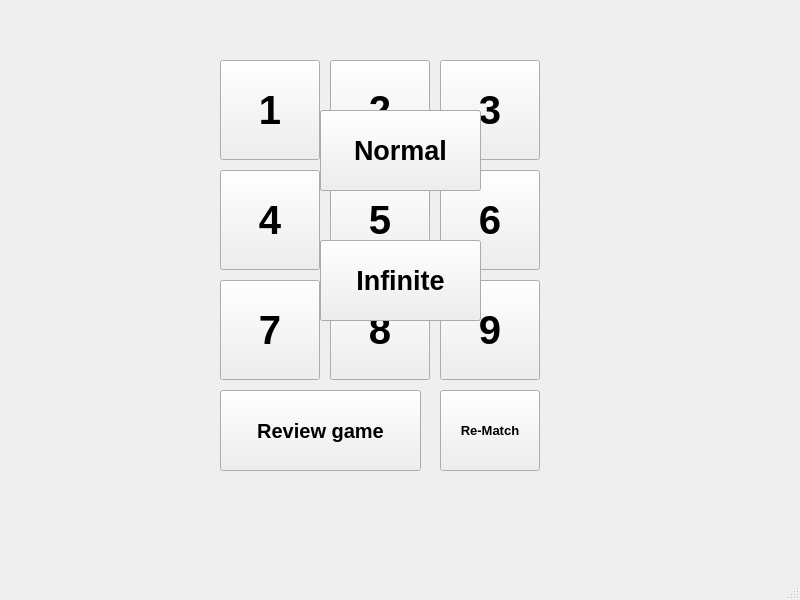
<?xml version="1.0" encoding="UTF-8"?>
<ui version="4.0">
 <class>MainWindow</class>
 <widget class="QMainWindow" name="MainWindow">
  <property name="geometry">
   <rect>
    <x>0</x>
    <y>0</y>
    <width>800</width>
    <height>600</height>
   </rect>
  </property>
  <property name="windowTitle">
   <string>MainWindow</string>
  </property>
  <widget class="QWidget" name="centralwidget">
   <widget class="QPushButton" name="PvP_Button">
    <property name="enabled">
     <bool>true</bool>
    </property>
    <property name="geometry">
     <rect>
      <x>320</x>
      <y>110</y>
      <width>161</width>
      <height>81</height>
     </rect>
    </property>
    <property name="text">
     <string>PvP</string>
    </property>
    <property name="autoDefault">
     <bool>false</bool>
    </property>
    <property name="default">
     <bool>false</bool>
    </property>
    <property name="flat">
     <bool>false</bool>
    </property>
   </widget>
   <widget class="QPushButton" name="PvAI_Button">
    <property name="enabled">
     <bool>true</bool>
    </property>
    <property name="geometry">
     <rect>
      <x>320</x>
      <y>240</y>
      <width>161</width>
      <height>81</height>
     </rect>
    </property>
    <property name="text">
     <string>PvAI</string>
    </property>
   </widget>
   <widget class="QPushButton" name="normal_Button">
    <property name="enabled">
     <bool>true</bool>
    </property>
    <property name="geometry">
     <rect>
      <x>320</x>
      <y>110</y>
      <width>161</width>
      <height>81</height>
     </rect>
    </property>
    <property name="font">
     <font>
      <pointsize>20</pointsize>
      <bold>true</bold>
     </font>
    </property>
    <property name="text">
     <string>Normal</string>
    </property>
    <property name="autoDefault">
     <bool>false</bool>
    </property>
    <property name="default">
     <bool>false</bool>
    </property>
    <property name="flat">
     <bool>false</bool>
    </property>
   </widget>
   <widget class="QPushButton" name="infinite_Button">
    <property name="enabled">
     <bool>true</bool>
    </property>
    <property name="geometry">
     <rect>
      <x>320</x>
      <y>240</y>
      <width>161</width>
      <height>81</height>
     </rect>
    </property>
    <property name="font">
     <font>
      <pointsize>20</pointsize>
      <bold>true</bold>
     </font>
    </property>
    <property name="text">
     <string>Infinite</string>
    </property>
   </widget>
   <widget class="QPushButton" name="grid0">
    <property name="enabled">
     <bool>true</bool>
    </property>
    <property name="geometry">
     <rect>
      <x>220</x>
      <y>60</y>
      <width>100</width>
      <height>100</height>
     </rect>
    </property>
    <property name="font">
     <font>
      <pointsize>30</pointsize>
      <bold>true</bold>
      <underline>false</underline>
     </font>
    </property>
    <property name="autoFillBackground">
     <bool>false</bool>
    </property>
    <property name="text">
     <string>1</string>
    </property>
    <property name="checkable">
     <bool>false</bool>
    </property>
    <property name="autoDefault">
     <bool>false</bool>
    </property>
    <property name="default">
     <bool>false</bool>
    </property>
    <property name="flat">
     <bool>false</bool>
    </property>
   </widget>
   <widget class="QPushButton" name="grid1">
    <property name="enabled">
     <bool>true</bool>
    </property>
    <property name="geometry">
     <rect>
      <x>330</x>
      <y>60</y>
      <width>100</width>
      <height>100</height>
     </rect>
    </property>
    <property name="font">
     <font>
      <pointsize>30</pointsize>
      <bold>true</bold>
     </font>
    </property>
    <property name="text">
     <string>2</string>
    </property>
    <property name="autoDefault">
     <bool>false</bool>
    </property>
    <property name="default">
     <bool>false</bool>
    </property>
    <property name="flat">
     <bool>false</bool>
    </property>
   </widget>
   <widget class="QPushButton" name="grid2">
    <property name="enabled">
     <bool>true</bool>
    </property>
    <property name="geometry">
     <rect>
      <x>440</x>
      <y>60</y>
      <width>100</width>
      <height>100</height>
     </rect>
    </property>
    <property name="font">
     <font>
      <pointsize>30</pointsize>
      <bold>true</bold>
     </font>
    </property>
    <property name="text">
     <string>3</string>
    </property>
    <property name="autoDefault">
     <bool>false</bool>
    </property>
    <property name="default">
     <bool>false</bool>
    </property>
    <property name="flat">
     <bool>false</bool>
    </property>
   </widget>
   <widget class="QPushButton" name="grid3">
    <property name="enabled">
     <bool>true</bool>
    </property>
    <property name="geometry">
     <rect>
      <x>220</x>
      <y>170</y>
      <width>100</width>
      <height>100</height>
     </rect>
    </property>
    <property name="font">
     <font>
      <pointsize>30</pointsize>
      <bold>true</bold>
     </font>
    </property>
    <property name="text">
     <string>4</string>
    </property>
    <property name="autoDefault">
     <bool>false</bool>
    </property>
    <property name="default">
     <bool>false</bool>
    </property>
    <property name="flat">
     <bool>false</bool>
    </property>
   </widget>
   <widget class="QPushButton" name="grid5">
    <property name="enabled">
     <bool>true</bool>
    </property>
    <property name="geometry">
     <rect>
      <x>440</x>
      <y>170</y>
      <width>100</width>
      <height>100</height>
     </rect>
    </property>
    <property name="font">
     <font>
      <pointsize>30</pointsize>
      <bold>true</bold>
     </font>
    </property>
    <property name="text">
     <string>6</string>
    </property>
    <property name="autoDefault">
     <bool>false</bool>
    </property>
    <property name="default">
     <bool>false</bool>
    </property>
    <property name="flat">
     <bool>false</bool>
    </property>
   </widget>
   <widget class="QPushButton" name="grid4">
    <property name="enabled">
     <bool>true</bool>
    </property>
    <property name="geometry">
     <rect>
      <x>330</x>
      <y>170</y>
      <width>100</width>
      <height>100</height>
     </rect>
    </property>
    <property name="font">
     <font>
      <pointsize>30</pointsize>
      <bold>true</bold>
     </font>
    </property>
    <property name="text">
     <string>5</string>
    </property>
    <property name="autoDefault">
     <bool>false</bool>
    </property>
    <property name="default">
     <bool>false</bool>
    </property>
    <property name="flat">
     <bool>false</bool>
    </property>
   </widget>
   <widget class="QPushButton" name="grid6">
    <property name="enabled">
     <bool>true</bool>
    </property>
    <property name="geometry">
     <rect>
      <x>220</x>
      <y>280</y>
      <width>100</width>
      <height>100</height>
     </rect>
    </property>
    <property name="font">
     <font>
      <pointsize>30</pointsize>
      <bold>true</bold>
     </font>
    </property>
    <property name="text">
     <string>7</string>
    </property>
    <property name="autoDefault">
     <bool>false</bool>
    </property>
    <property name="default">
     <bool>false</bool>
    </property>
    <property name="flat">
     <bool>false</bool>
    </property>
   </widget>
   <widget class="QPushButton" name="grid8">
    <property name="enabled">
     <bool>true</bool>
    </property>
    <property name="geometry">
     <rect>
      <x>440</x>
      <y>280</y>
      <width>100</width>
      <height>100</height>
     </rect>
    </property>
    <property name="font">
     <font>
      <pointsize>30</pointsize>
      <bold>true</bold>
     </font>
    </property>
    <property name="text">
     <string>9</string>
    </property>
    <property name="autoDefault">
     <bool>false</bool>
    </property>
    <property name="default">
     <bool>false</bool>
    </property>
    <property name="flat">
     <bool>false</bool>
    </property>
   </widget>
   <widget class="QPushButton" name="grid7">
    <property name="enabled">
     <bool>true</bool>
    </property>
    <property name="geometry">
     <rect>
      <x>330</x>
      <y>280</y>
      <width>100</width>
      <height>100</height>
     </rect>
    </property>
    <property name="font">
     <font>
      <pointsize>30</pointsize>
      <bold>true</bold>
     </font>
    </property>
    <property name="text">
     <string>8</string>
    </property>
    <property name="autoDefault">
     <bool>false</bool>
    </property>
    <property name="default">
     <bool>false</bool>
    </property>
    <property name="flat">
     <bool>false</bool>
    </property>
   </widget>
   <widget class="QPushButton" name="showHistory">
    <property name="enabled">
     <bool>true</bool>
    </property>
    <property name="geometry">
     <rect>
      <x>220</x>
      <y>390</y>
      <width>201</width>
      <height>81</height>
     </rect>
    </property>
    <property name="font">
     <font>
      <pointsize>15</pointsize>
      <bold>true</bold>
     </font>
    </property>
    <property name="text">
     <string>Review game</string>
    </property>
   </widget>
   <widget class="QPushButton" name="rematch">
    <property name="enabled">
     <bool>true</bool>
    </property>
    <property name="geometry">
     <rect>
      <x>440</x>
      <y>390</y>
      <width>100</width>
      <height>81</height>
     </rect>
    </property>
    <property name="font">
     <font>
      <pointsize>10</pointsize>
      <bold>true</bold>
     </font>
    </property>
    <property name="text">
     <string>Re-Match</string>
    </property>
    <property name="autoDefault">
     <bool>false</bool>
    </property>
    <property name="default">
     <bool>false</bool>
    </property>
    <property name="flat">
     <bool>false</bool>
    </property>
   </widget>
   <zorder>grid0</zorder>
   <zorder>grid1</zorder>
   <zorder>grid2</zorder>
   <zorder>grid3</zorder>
   <zorder>grid5</zorder>
   <zorder>grid4</zorder>
   <zorder>grid6</zorder>
   <zorder>grid8</zorder>
   <zorder>grid7</zorder>
   <zorder>showHistory</zorder>
   <zorder>rematch</zorder>
   <zorder>PvAI_Button</zorder>
   <zorder>PvP_Button</zorder>
   <zorder>infinite_Button</zorder>
   <zorder>normal_Button</zorder>
  </widget>
  <widget class="QMenuBar" name="menubar">
   <property name="geometry">
    <rect>
     <x>0</x>
     <y>0</y>
     <width>800</width>
     <height>25</height>
    </rect>
   </property>
  </widget>
  <widget class="QStatusBar" name="statusbar"/>
 </widget>
 <resources/>
 <connections/>
</ui>
